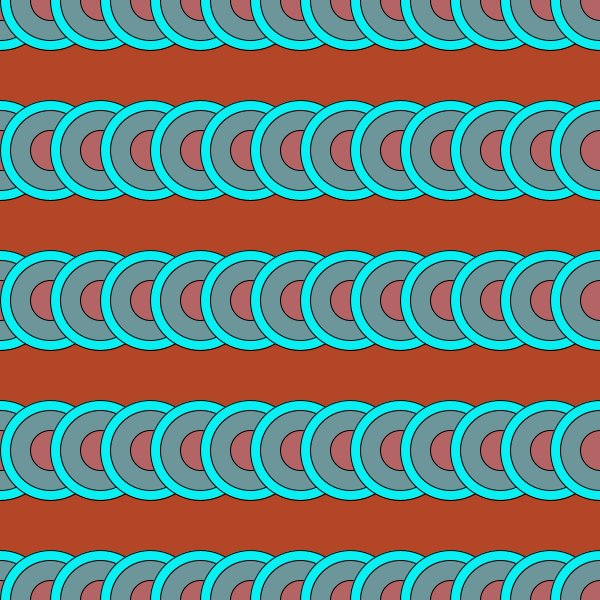
Frame 1 (no input)
Frame 60 (the mouse pressed at the canvas centre just before this capture): identical to frame 1, image omitted
Frame 120 (the mouse held since frame 60 and released just before this capture): identical to frame 1, image omitted

The Processing sketch that drew this single still picture (run headless with seeded random() and noise(); from frame 60 on, the mouse is pressed at the canvas centre):

// Processing sketch: processing_5952
// ── processing_5952.pde

int x;
int y;

void setup(){
  size(600,600);
}

void draw(){
  background(180,70,40);

       
  y = 0;

  while(y < 640){
     x = 0;
    while( x < 640){

      fill(10,240,242);
      ellipse(x,y, 100, 100);
      fill(109,150,155);
      ellipse(x, y, 80, 80);
      fill(180,100,100);
      ellipse(x, y, 40,40);
      x = x + 50;
    }
    y = y + 150;
  }


}
